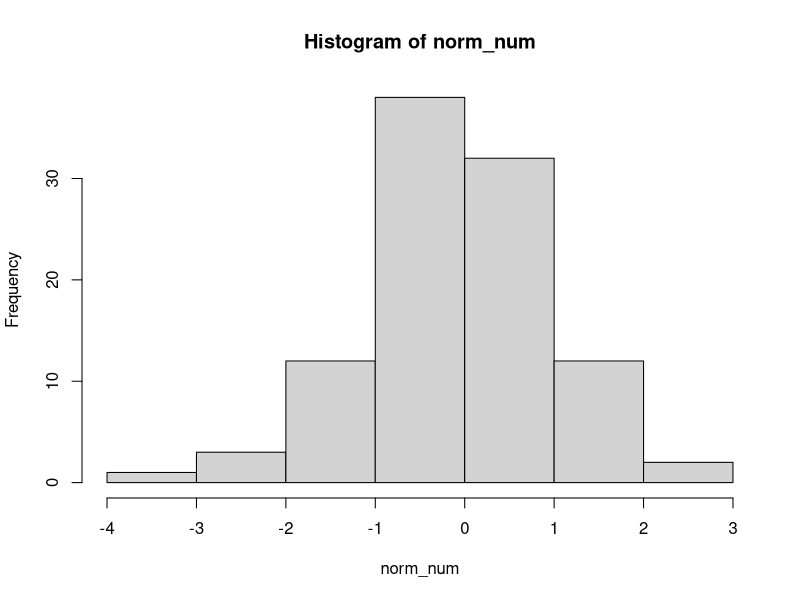
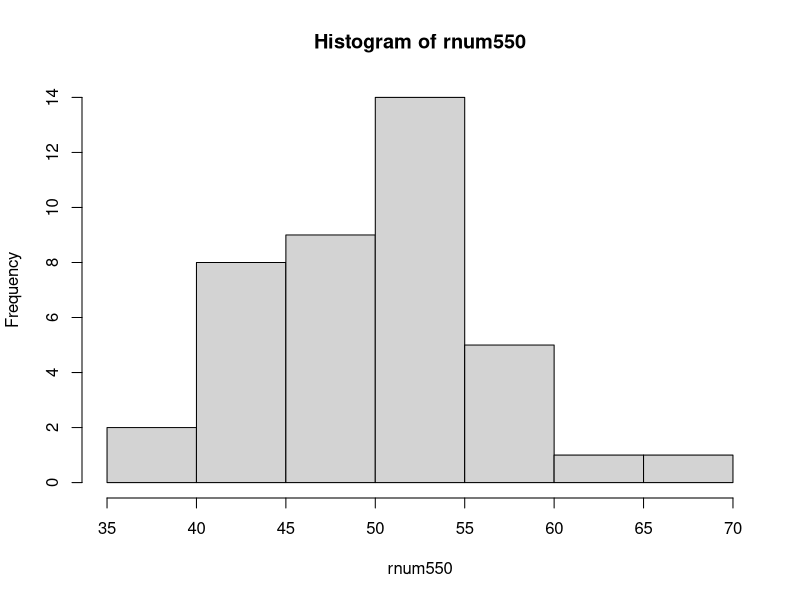
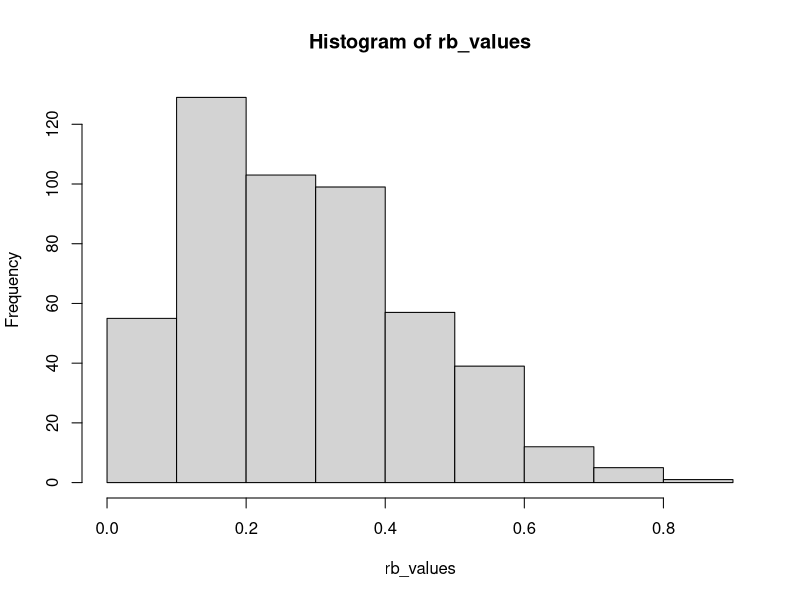
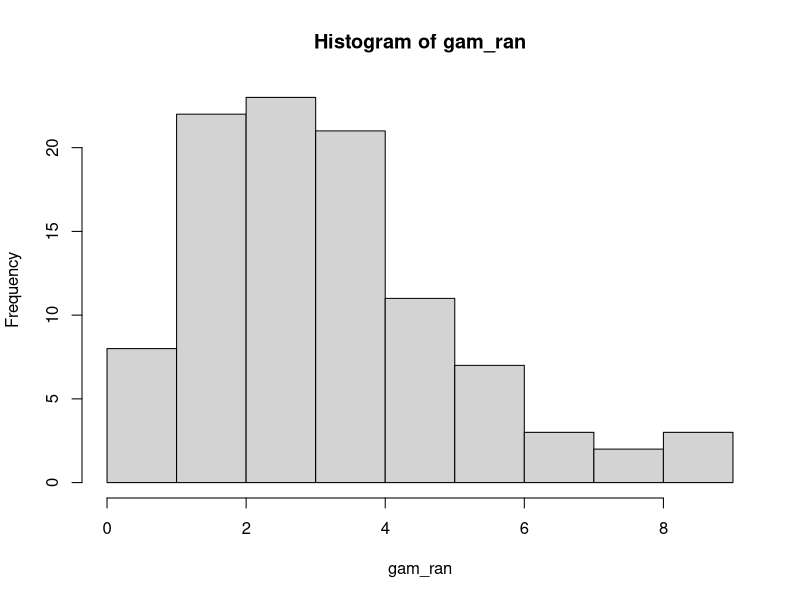
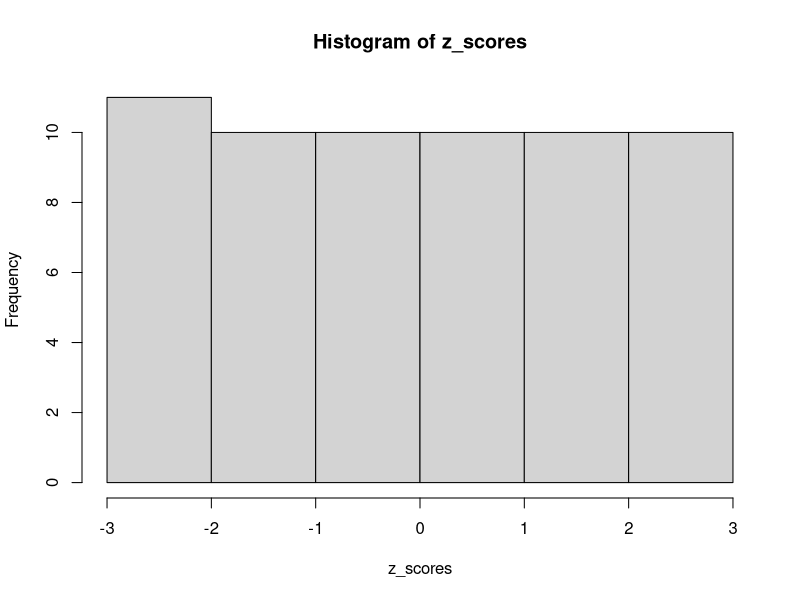
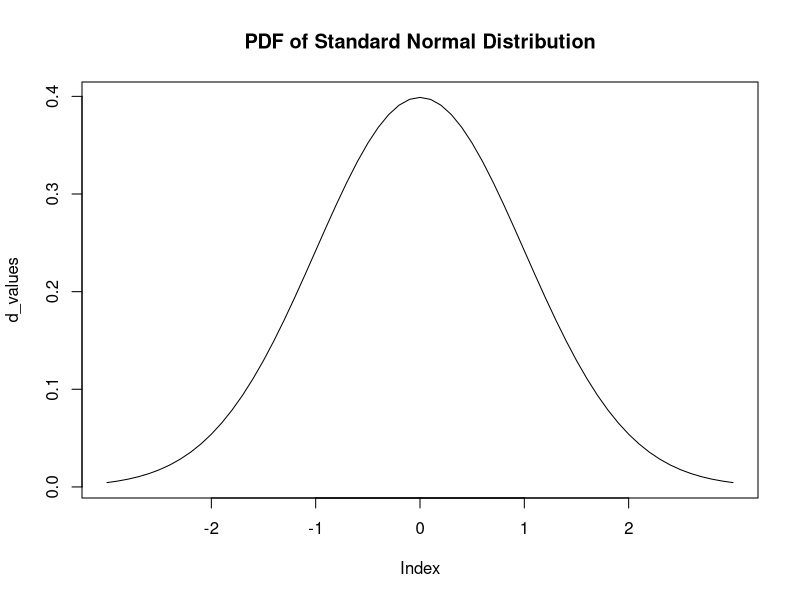
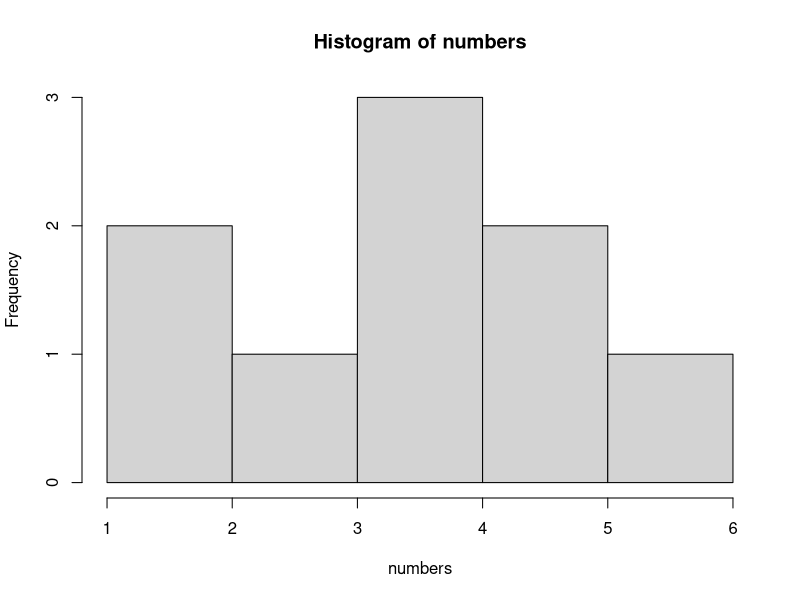
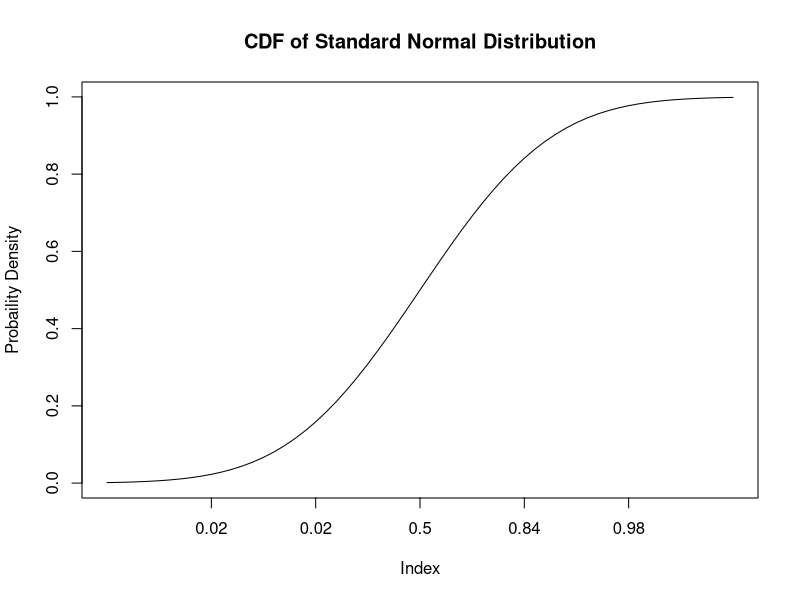

Write the R code that produced these figures, in order. (Note: this script raises an error after producing the figures.)
# 5. Random Number Distribution and Functions in R
# A+ 80>
# A 60-79
# B 40-59
# F 39<

score <- 33
grade <- ""
if(score > 80){
    grade <- "A+"    
}else if(score <= 79 && score >= 60){
    grade <- "A"
}else if(score >= 40 && score <= 59){
    grade <- "B"
}else{
    grade <- "F"
}
print(grade)

# random number functions in R
# r p q d
# r - random number
# p - probability 
# q - cumulative probability
# d density
# norm - normal, binom - binomial, pois - poisson
# letter + distribution name
# random number from normal distribution
rnorm(1)
rnorm(100)
norm_num <- rnorm(100)
mean(norm_num)
sd(norm_num)
hist(norm_num)

# sd = 5, mean = 50, 40
rnum550 <- rnorm(40, 50, 5)
rnum550
hist(rnum550)
mean(rnum550)
sd(rnum550)


rpois(100, 5)
runif(50, -10,10)

?Distributions

rb_values <- rbeta(500, 2, 5)
hist(rb_values)

bin_random <- rbinom(20, 10, 0.5)
bin_random
bin_random2 <- rbinom(20, 1, 0.5)
bin_random2
bin_random3 <- rbinom(20, 1, 0.3)
bin_random3

gam_ran <- rgamma(100, 3)
hist(gam_ran)

# dnorm
dnorm(0, 0, 1)

# mean 70
# sd 10
# 60
dnorm(60, 70, 10)
dnorm(70, 70, 10)



z_scores <- seq(-3, 3, by =.1)
hist(z_scores)
d_values <- dnorm(z_scores)

plot(d_values, type='l', main="PDF of Standard Normal Distribution", xaxt="n")
axis(1, at = which(d_values==dnorm(0)), labels = c(0))
axis(1, at = which(d_values==dnorm(1)), labels = c(-1,1))
axis(1, at = which(d_values==dnorm(2)), labels = c(-2,2))

numbers <- c(1,2,3,4,4,5,4,5,6)
hist(numbers)
numbers_mean <- mean(numbers)
numers_sd <- sd(numbers)
dnorm(4, numbers_mean, numers_sd)
# density function - certain point d
# cumulative density function 
pnorm(0)
pnorm(3)

pnorm(4, numbers_mean, numers_sd)


coin_toss <- rbinom(1000,10, 0.5)
table(coin_toss)
dnorm(4, mean(coin_toss), sd(coin_toss))
pnorm(4, mean(coin_toss), sd(coin_toss))

z_scores
p_values <- pnorm(z_scores)


plot(p_values, type='l', main="CDF of Standard Normal Distribution", xaxt="n",ylab="Probaility Density")
axis(1, at = which(p_values==pnorm(-2)), labels = round(pnorm(-2),2))
axis(1, at = which(p_values==pnorm(-1)), labels =  round(pnorm(-2),2))
axis(1, at = which(p_values==pnorm(0)), labels =  round(pnorm(0),2))
axis(1, at = which(p_values==pnorm(1)), labels =  round(pnorm(1),2))
axis(1, at = which(p_values==pnorm(2)), labels =  round(pnorm(2),2))

# qnorm inverse of pnorm
pnorm(4, mean(coin_toss), sd(coin_toss))
qnorm(0.2537211, mean(coin_toss), sd(coin_toss))

# Compute P(45 < X < 55) for X Binomial(100,0.5)
dbinom(46, 100, 0.5)
dbinom(46:54, 100, 0.5)
sum(dbinom(46:54, 100, 0.5))

pbinom(55, 100, 0.5) - pbinom(46, 100, 0.5)

# random number seed
rn1 <- rnorm(5)
rn2 <- rnorm(5)
rn1 
rn2
rn1 == rn2
set.seed(123)
rnorm(5)

plot(rnorm(100),rnorm(100))

set.seed(123)
height <- rnorm(100, 70, 5)
hist(height)

# function
mean(1:5)

2**3
1:100**3

num <- 1:100
num_cub <- num**3
cub_sum <- sum(num_cub)
print(cub_sum)
num <- 30:100
num_cub <- num**3
cub_sum <- sum(num_cub)
print(cub_sum)
num <- 1:20
num_cub <- num**3
cub_sum <- sum(num_cub)
print(cub_sum)

# 1. function name
# 2. function word
# 3. () value goes inside function
# 4. {} code
hello <- function(){
    print("Hello there")
    print("Today is Saturday")
    print("We live in bangladesh")
}
hello()
hello()
hello()

# cgpa calculator in R

# 80 => =  4.0
# 79-75 = 3.75
# 71-75 = 3.5
# 65-69 = 
# 60-64 = 3.25
# 55-59 = 3.0
# 50 - 54 = 2.75
# 45- 49 = 2.25
# 40- 44 = 2.0
# 40 < F

score <- readline()
score <- as.numeric(score)
print(score)
class(score)
if(score >= 80){
    print("A+")
} else if(score >= 75 && score <= 79){
    print("A")
}else if(score >= 70 && score <= 74){
    print("A-")
}

